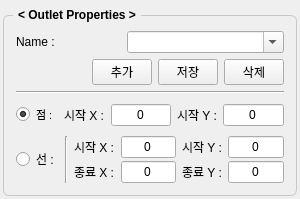
<?xml version="1.0" encoding="UTF-8"?>
<ui version="4.0">
 <class>OutletForm</class>
 <widget class="QWidget" name="OutletForm">
  <property name="geometry">
   <rect>
    <x>0</x>
    <y>0</y>
    <width>300</width>
    <height>199</height>
   </rect>
  </property>
  <property name="sizePolicy">
   <sizepolicy hsizetype="Preferred" vsizetype="Preferred">
    <horstretch>0</horstretch>
    <verstretch>0</verstretch>
   </sizepolicy>
  </property>
  <property name="font">
   <font>
    <pointsize>9</pointsize>
   </font>
  </property>
  <property name="windowTitle">
   <string>Form</string>
  </property>
  <layout class="QVBoxLayout" name="verticalLayout">
   <property name="leftMargin">
    <number>3</number>
   </property>
   <property name="topMargin">
    <number>6</number>
   </property>
   <property name="rightMargin">
    <number>3</number>
   </property>
   <property name="bottomMargin">
    <number>3</number>
   </property>
   <item>
    <widget class="QGroupBox" name="groupBox_4">
     <property name="maximumSize">
      <size>
       <width>16777215</width>
       <height>16777215</height>
      </size>
     </property>
     <property name="font">
      <font>
       <pointsize>9</pointsize>
       <bold>true</bold>
      </font>
     </property>
     <property name="styleSheet">
      <string notr="true">QGroupBox {
    border: 1px solid;
    border-radius: 6;
    margin-top: 9;
    border-color : #c8c8c8;
	padding: 3;   
}
QGroupBox::title {
    subcontrol-origin: margin;
    subcontrol-position: top left;
    left: 10;
    padding: 2 3;
}</string>
     </property>
     <property name="title">
      <string>&lt; Outlet Properties &gt;</string>
     </property>
     <layout class="QVBoxLayout" name="verticalLayout_5">
      <property name="spacing">
       <number>6</number>
      </property>
      <property name="leftMargin">
       <number>9</number>
      </property>
      <property name="topMargin">
       <number>12</number>
      </property>
      <property name="rightMargin">
       <number>9</number>
      </property>
      <item>
       <layout class="QHBoxLayout" name="horizontalLayout_15" stretch="2,3">
        <item>
         <widget class="QLabel" name="label_21">
          <property name="font">
           <font>
            <pointsize>9</pointsize>
           </font>
          </property>
          <property name="text">
           <string>Name :</string>
          </property>
         </widget>
        </item>
        <item>
         <widget class="QComboBox" name="comboBox_name">
          <property name="font">
           <font>
            <pointsize>9</pointsize>
           </font>
          </property>
          <property name="editable">
           <bool>true</bool>
          </property>
          <property name="maxVisibleItems">
           <number>10</number>
          </property>
         </widget>
        </item>
       </layout>
      </item>
      <item>
       <layout class="QHBoxLayout" name="horizontalLayout_12" stretch="1,0,0,0">
        <property name="leftMargin">
         <number>0</number>
        </property>
        <property name="topMargin">
         <number>0</number>
        </property>
        <item>
         <spacer name="horizontalSpacer_3">
          <property name="font">
           <font>
            <pointsize>9</pointsize>
           </font>
          </property>
          <property name="orientation">
           <enum>Qt::Orientation::Horizontal</enum>
          </property>
          <property name="sizeHint" stdset="0">
           <size>
            <width>40</width>
            <height>0</height>
           </size>
          </property>
         </spacer>
        </item>
        <item>
         <widget class="QPushButton" name="pushButton_add">
          <property name="sizePolicy">
           <sizepolicy hsizetype="Minimum" vsizetype="Fixed">
            <horstretch>0</horstretch>
            <verstretch>0</verstretch>
           </sizepolicy>
          </property>
          <property name="maximumSize">
           <size>
            <width>60</width>
            <height>16777215</height>
           </size>
          </property>
          <property name="font">
           <font>
            <pointsize>9</pointsize>
           </font>
          </property>
          <property name="text">
           <string>추가</string>
          </property>
         </widget>
        </item>
        <item>
         <widget class="QPushButton" name="pushButton_save">
          <property name="maximumSize">
           <size>
            <width>60</width>
            <height>16777215</height>
           </size>
          </property>
          <property name="font">
           <font>
            <pointsize>9</pointsize>
           </font>
          </property>
          <property name="text">
           <string>저장</string>
          </property>
         </widget>
        </item>
        <item>
         <widget class="QPushButton" name="pushButton_remove">
          <property name="maximumSize">
           <size>
            <width>60</width>
            <height>16777215</height>
           </size>
          </property>
          <property name="font">
           <font>
            <pointsize>9</pointsize>
           </font>
          </property>
          <property name="text">
           <string>삭제</string>
          </property>
         </widget>
        </item>
       </layout>
      </item>
      <item>
       <widget class="Line" name="line_3">
        <property name="font">
         <font>
          <pointsize>9</pointsize>
         </font>
        </property>
        <property name="orientation">
         <enum>Qt::Orientation::Horizontal</enum>
        </property>
       </widget>
      </item>
      <item>
       <layout class="QHBoxLayout" name="horizontalLayout_7">
        <item>
         <widget class="QRadioButton" name="radioButton_point">
          <property name="font">
           <font>
            <pointsize>8</pointsize>
           </font>
          </property>
          <property name="text">
           <string>점 :</string>
          </property>
          <property name="checked">
           <bool>true</bool>
          </property>
         </widget>
        </item>
        <item>
         <widget class="QWidget" name="widget" native="true">
          <layout class="QHBoxLayout" name="horizontalLayout_16">
           <property name="leftMargin">
            <number>0</number>
           </property>
           <property name="topMargin">
            <number>0</number>
           </property>
           <property name="rightMargin">
            <number>0</number>
           </property>
           <property name="bottomMargin">
            <number>0</number>
           </property>
           <item>
            <widget class="QLabel" name="label_19">
             <property name="font">
              <font>
               <pointsize>9</pointsize>
              </font>
             </property>
             <property name="text">
              <string>시작 X :</string>
             </property>
            </widget>
           </item>
           <item>
            <widget class="QLineEdit" name="lineEdit_p_x">
             <property name="maximumSize">
              <size>
               <width>100</width>
               <height>16777215</height>
              </size>
             </property>
             <property name="font">
              <font>
               <pointsize>9</pointsize>
              </font>
             </property>
             <property name="text">
              <string>0</string>
             </property>
             <property name="alignment">
              <set>Qt::AlignmentFlag::AlignCenter</set>
             </property>
            </widget>
           </item>
           <item>
            <widget class="QLabel" name="label_14">
             <property name="font">
              <font>
               <pointsize>9</pointsize>
              </font>
             </property>
             <property name="text">
              <string>시작 Y :</string>
             </property>
            </widget>
           </item>
           <item>
            <widget class="QLineEdit" name="lineEdit_p_y">
             <property name="maximumSize">
              <size>
               <width>100</width>
               <height>16777215</height>
              </size>
             </property>
             <property name="font">
              <font>
               <pointsize>9</pointsize>
              </font>
             </property>
             <property name="text">
              <string>0</string>
             </property>
             <property name="alignment">
              <set>Qt::AlignmentFlag::AlignCenter</set>
             </property>
            </widget>
           </item>
          </layout>
         </widget>
        </item>
       </layout>
      </item>
      <item>
       <layout class="QHBoxLayout" name="horizontalLayout_8">
        <item>
         <widget class="QRadioButton" name="radioButton_line">
          <property name="font">
           <font>
            <pointsize>9</pointsize>
           </font>
          </property>
          <property name="text">
           <string>선 :</string>
          </property>
         </widget>
        </item>
        <item>
         <widget class="Line" name="line_2">
          <property name="font">
           <font>
            <pointsize>9</pointsize>
           </font>
          </property>
          <property name="orientation">
           <enum>Qt::Orientation::Vertical</enum>
          </property>
         </widget>
        </item>
        <item>
         <layout class="QGridLayout" name="gridLayout_2">
          <property name="verticalSpacing">
           <number>3</number>
          </property>
          <item row="0" column="2">
           <widget class="QLabel" name="label_13">
            <property name="font">
             <font>
              <pointsize>9</pointsize>
             </font>
            </property>
            <property name="text">
             <string>시작 Y :</string>
            </property>
           </widget>
          </item>
          <item row="2" column="0">
           <widget class="QLabel" name="label_15">
            <property name="font">
             <font>
              <pointsize>9</pointsize>
             </font>
            </property>
            <property name="text">
             <string>종료 X :</string>
            </property>
           </widget>
          </item>
          <item row="0" column="0">
           <widget class="QLabel" name="label_17">
            <property name="font">
             <font>
              <pointsize>9</pointsize>
             </font>
            </property>
            <property name="text">
             <string>시작 X :</string>
            </property>
           </widget>
          </item>
          <item row="2" column="1">
           <widget class="QLineEdit" name="lineEdit_p2_x">
            <property name="maximumSize">
             <size>
              <width>100</width>
              <height>16777215</height>
             </size>
            </property>
            <property name="font">
             <font>
              <pointsize>9</pointsize>
             </font>
            </property>
            <property name="text">
             <string>0</string>
            </property>
            <property name="alignment">
             <set>Qt::AlignmentFlag::AlignCenter</set>
            </property>
           </widget>
          </item>
          <item row="2" column="2">
           <widget class="QLabel" name="label_18">
            <property name="font">
             <font>
              <pointsize>9</pointsize>
             </font>
            </property>
            <property name="text">
             <string>종료 Y :</string>
            </property>
           </widget>
          </item>
          <item row="0" column="1">
           <widget class="QLineEdit" name="lineEdit_p1_x">
            <property name="maximumSize">
             <size>
              <width>100</width>
              <height>16777215</height>
             </size>
            </property>
            <property name="font">
             <font>
              <pointsize>9</pointsize>
             </font>
            </property>
            <property name="text">
             <string>0</string>
            </property>
            <property name="alignment">
             <set>Qt::AlignmentFlag::AlignCenter</set>
            </property>
           </widget>
          </item>
          <item row="2" column="3">
           <widget class="QLineEdit" name="lineEdit_p2_y">
            <property name="maximumSize">
             <size>
              <width>100</width>
              <height>16777215</height>
             </size>
            </property>
            <property name="font">
             <font>
              <pointsize>9</pointsize>
             </font>
            </property>
            <property name="text">
             <string>0</string>
            </property>
            <property name="alignment">
             <set>Qt::AlignmentFlag::AlignCenter</set>
            </property>
           </widget>
          </item>
          <item row="0" column="3">
           <widget class="QLineEdit" name="lineEdit_p1_y">
            <property name="maximumSize">
             <size>
              <width>100</width>
              <height>16777215</height>
             </size>
            </property>
            <property name="font">
             <font>
              <pointsize>9</pointsize>
             </font>
            </property>
            <property name="text">
             <string>0</string>
            </property>
            <property name="alignment">
             <set>Qt::AlignmentFlag::AlignCenter</set>
            </property>
           </widget>
          </item>
         </layout>
        </item>
       </layout>
      </item>
     </layout>
    </widget>
   </item>
  </layout>
 </widget>
 <tabstops>
  <tabstop>pushButton_add</tabstop>
  <tabstop>pushButton_save</tabstop>
  <tabstop>pushButton_remove</tabstop>
  <tabstop>radioButton_point</tabstop>
  <tabstop>lineEdit_p_x</tabstop>
  <tabstop>lineEdit_p_y</tabstop>
  <tabstop>radioButton_line</tabstop>
  <tabstop>lineEdit_p1_x</tabstop>
  <tabstop>lineEdit_p1_y</tabstop>
  <tabstop>lineEdit_p2_x</tabstop>
  <tabstop>lineEdit_p2_y</tabstop>
 </tabstops>
 <resources/>
 <connections/>
</ui>
